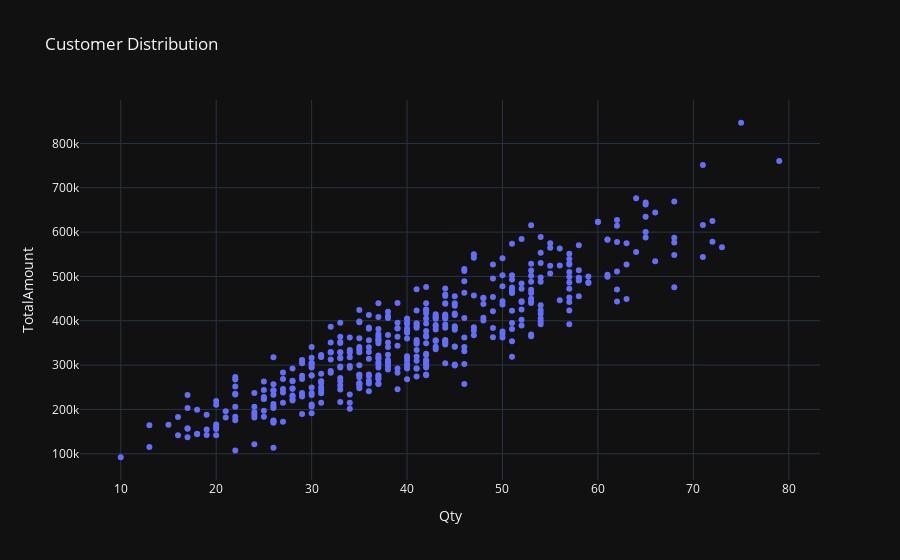

The cell this chart's notebook holds for it:
### Code cell
# Buat scatter plot
fig = px.scatter(df, x='Qty', y='TotalAmount', #color='cluster', 
                 title='Customer Distribution')

# Menghilangkan gridlines pada sumbu x dan y
# fig.update_xaxes(showgrid=False)
# fig.update_yaxes(showgrid=False)

# Menghilangkan warna latar belakang
# fig.update_layout(plot_bgcolor='rgba(0,0,0,0)')

fig.update_layout(template='plotly_dark')
fig.show()

### Figure 1 — Plotly figure (JSON) as saved in the notebook; plotly's stock layout.template omitted (floating-point values rounded to 4 significant figures; data arrays with more than 128 entries replaced by an {"elided": "..."} marker saying what was removed)
{"data": [{"hovertemplate": "Qty=%{x}<br>TotalAmount=%{y}<extra></extra>", "legendgroup": "", "marker": {"color": "#636efa", "symbol": "circle"}, "mode": "markers", "name": "", "orientation": "v", "showlegend": false, "type": "scatter", "x": {"elided": "447 int values"}, "xaxis": "x", "y": {"elided": "447 int values"}, "yaxis": "y"}], "layout": {"legend": {"tracegroupgap": 0}, "title": {"text": "Customer Distribution"}, "xaxis": {"anchor": "y", "domain": [0, 1], "title": {"text": "Qty"}}, "yaxis": {"anchor": "x", "domain": [0, 1], "title": {"text": "TotalAmount"}}}}
